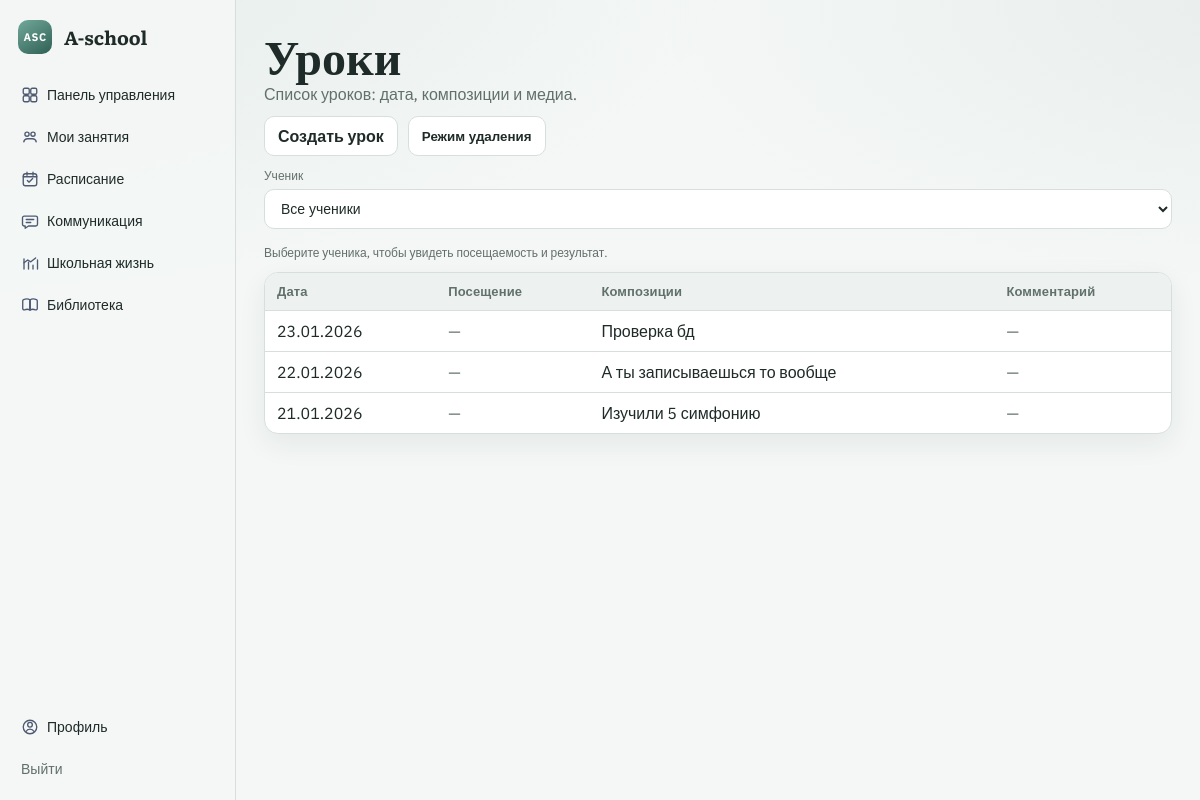
The app's page /lessons/ (signed in) with its own data.
### apps/accounts/models.py (models this page shows, shortened)
class Profile(models.Model):
    class Role(models.TextChoices):
        ADMIN = "ADMIN", "Администратор"
        TEACHER = "TEACHER", "Преподаватель"
        STUDENT = "STUDENT", "Ученик"
        PARENT = "PARENT", "Родитель"
    class Cycle(models.TextChoices):
        GENERAL = "GENERAL", "Общий"
        ACCELERATED = "ACCELERATED", "Ускоренный"
        EXTRA = "EXTRA", "Дополнительный"
    user = models.OneToOneField(settings.AUTH_USER_MODEL, on_delete=models.CASCADE, related_name="profile")
    role = models.CharField(max_length=16, choices=Role.choices)
    cycle = models.CharField(max_length=16, choices=Cycle.choices, default=Cycle.GENERAL)
    school_grade = models.CharField(max_length=20, blank=True, default="")

### apps/lessons/models.py (models this page shows, shortened)
class Lesson(models.Model):
    course = models.ForeignKey(Course, on_delete=models.CASCADE, related_name="lessons")
    date = models.DateField()
    topic = models.CharField(max_length=200)
    created_by = models.ForeignKey(settings.AUTH_USER_MODEL, on_delete=models.CASCADE, related_name="created_lessons")
    attachment = models.FileField(upload_to="lessons/", blank=True, null=True)
    class Meta:
        ordering = ("-date", "-id")

### apps/lessons/views.py (the view, shortened to what this page needs)
# urls.py: path("lessons/", lesson_list, name="lesson_list"),
@login_required
def lesson_list(request):
    role = request.user.profile.role
    course_id = request.GET.get("course")
    student_id = request.GET.get("student")
    no_class_message = ""
    select_mode = request.GET.get("select") == "1"
    if role != Profile.Role.ADMIN:
        class_resolution = get_user_single_class(request.user)
        if class_resolution.status == "none":
            no_class_message = "Класс не назначен. Обратитесь к администратору."
        elif class_resolution.status == "single":
            course_id = str(class_resolution.course.id)
    students = []
    selected_student = None
    user_model = get_user_model()
    if no_class_message:
        lessons_qs = Lesson.objects.none()
    elif role == Profile.Role.ADMIN:
        lessons_qs = Lesson.objects.all().select_related("course", "created_by")
        student_ids = Enrollment.objects.values_list("student_id", flat=True).distinct()
        students = list(
            user_model.objects.filter(id__in=student_ids).select_related("profile").order_by("first_name", "last_name", "username")
        )
    if course_id:
        lessons_qs = lessons_qs.filter(course_id=course_id)
    if student_id:
        selected_student = get_object_or_404(user_model, id=student_id)
        entries_qs = LessonStudent.objects.filter(student_id=student_id, lesson__in=lessons_qs).select_related(
            "lesson", "lesson__course"
        )
        reports = (
            LessonReport.objects.filter(lesson__in=lessons_qs)
            .filter(Q(student_id=student_id) | Q(student__isnull=True))
            .order_by("-created_at")
        )
        student_report_map = {}
        general_report_map = {}
        for report in reports:
            if report.student_id == int(student_id):
                student_report_map.setdefault(report.lesson_id, report.text)
            elif report.student_id is None:
                general_report_map.setdefault(report.lesson_id, report.text)
        rows = [
            {
                "lesson": entry.lesson,
                "attendance": entry.attended,
                "result": _plays_to_summary(_parse_play_entries(entry.result))
                or student_report_map.get(entry.lesson_id)
                or general_report_map.get(entry.lesson_id)
                or "",
                "can_delete": _can_delete_lesson(request.user, role, entry.lesson),
            }
            for entry in entries_qs.order_by("-lesson__date", "-lesson_id")
        ]
    else:
        ordered_lessons = list(lessons_qs.order_by("-date", "-id"))
        lesson_entries = (
            LessonStudent.objects.filter(lesson__in=ordered_lessons)
            .select_related("lesson")
            .order_by("lesson_id", "id")
        )
        summary_by_lesson = {}
        for entry in lesson_entries:
            if entry.lesson_id in summary_by_lesson:
                continue
            summary = _plays_to_summary(_parse_play_entries(entry.result))
            if summary:
                summary_by_lesson[entry.lesson_id] = summary
        rows = [
            {
                "lesson": lesson,
                "attendance": None,
                "result": summary_by_lesson.get(lesson.id, ""),
                "can_delete": _can_delete_lesson(request.user, role, lesson),
            }
            for lesson in ordered_lessons
        ]
    base_url = _build_lessons_url(course_id=course_id, student_id=student_id)
    select_url = f"{base_url}{'&' if '?' in base_url else '?'}select=1"
    return render(
        request,
        "lessons/lesson_list.html",
        {
            "lessons": rows,
            "course_id": course_id,
            "students": students,
            "student_id": str(student_id) if student_id else "",
            "selected_student": selected_student,
            "no_class_message": no_class_message,
            "can_bulk_delete": role in (Profile.Role.TEACHER, Profile.Role.ADMIN),
            "select_mode": select_mode,
            "select_url": select_url,
            "cancel_select_url": base_url,
        },
    )

### apps/lessons/views.py (called while the page is built, shortened)
def _can_delete_lesson(user, role: str, lesson: Lesson) -> bool:
    if role == Profile.Role.ADMIN:
        return True
    if role != Profile.Role.TEACHER:
        return False
    return lesson.created_by_id == user.id or lesson.course.teacher_id == user.id

def _build_lessons_url(*, course_id, student_id):
    params = {}
    if course_id:
        params["course"] = course_id
    if student_id:
        params["student"] = student_id
    return f"/lessons/?{urlencode(params)}" if params else "/lessons/"

def _parse_play_entries(raw_result: str) -> list[dict]:
    value = (raw_result or "").strip()
    if not value.startswith(PLAYS_PREFIX):
        return []

def _plays_to_summary(plays: list[dict]) -> str:
    if not plays:
        return ""
    return "; ".join(
        f"{play['name']}{' ✓' if play.get('completed') else ''}" for play in plays
    )

### templates/lessons/lesson_list.html (shortened to what this page needs)
{% extends "base.html" %}
{% block content %}
  <h1>Уроки</h1>
  <p class="muted">Список уроков: дата, композиции и медиа.</p>
  {% if user.profile.role == "TEACHER" or user.profile.role == "ADMIN" %}
    <div id="lessons-delete-root" style="display: flex; gap: 10px; flex-wrap: wrap; margin-bottom: 12px;">
      {% if user.profile.role == "ADMIN" %}
        <a class="btn" href="/lessons/create/">Создать урок</a>
      {% else %}
        <a class="btn" href="/teacher/class/">Выбрать ученика</a>
      {% endif %}
      {% if can_bulk_delete %}
        <button class="btn" type="button" data-delete-toggle>Режим удаления</button>
      {% endif %}
    </div>
  {% endif %}
  {% if students %}
    <form method="get" class="form-row" style="margin-bottom: 16px;">
      <label class="muted small" for="student">Ученик</label>
      <select id="student" name="student" class="input" onchange="this.form.submit()">
        {% if user.profile.role != "STUDENT" %}
          <option value="">Все ученики</option>
        {% endif %}
      </select>
    </form>
  {% endif %}
  {% if not lessons %}
    <p class="muted">Пока нет уроков.</p>
  {% else %}
    {% if not student_id %}
      <p class="muted small">Выберите ученика, чтобы увидеть посещаемость и результат.</p>
    {% elif selected_student %}
      <p class="muted small">
        Ученик: {{ selected_student.get_full_name|default:"Без имени" }} · Цикл: {{ selected_student.profile.get_cycle_display }}
      </p>
    {% endif %}
    <div class="table-wrap">
      <table class="table">
        <thead>
          <tr>
            <th>Дата</th>
            <th>Посещение</th>
            <th>Композиции</th>
            <th>Комментарий</th>
          </tr>
        </thead>
        <tbody>
          {% for l in lessons %}
            <tr>
              <td>{{ l.lesson.date|date:"d.m.Y" }}</td>
              <td>
                {% if l.attendance == None %}
                  <span class="muted">—</span>
                {% elif l.attendance %}
                  <span class="tag">✓</span>
                {% else %}
                  <span class="tag">✕</span>
                {% endif %}
              </td>
              <td><a href="/lessons/{{ l.lesson.id }}/">{{ l.lesson.topic }}</a></td>
              <td>
                {% if l.result %}
                  {{ l.result }}
                {% else %}
                  <span class="muted">—</span>
                {% endif %}
              </td>
            </tr>
          {% endfor %}
        </tbody>
      </table>
    </div>
  {% endif %}
{% endblock %}

### static/css/main.css (style rules this page uses)
:root { --bg: #f4f7f6; --bg-soft: #edf2f0; --surface: #ffffff; --surface-alt: #f8faf9; --line: #d7dfdc; --text: #1f2b28; --muted: #62706b; --accent: #4f8a7c; --accent-strong: #2f5f54; --ok: #2f7a64; --error: #9a5959; --radius: 14px; --shadow: 0 10px 28px rgba(23, 41, 35, 0.07); }
* { box-sizing: border-box; }
body { margin: 0; min-height: 100vh; font-family: "IBM Plex Sans", "Trebuchet MS", "Helvetica Neue", sans-serif; color: var(--text); background: radial-gradient(1200px 500px at -8% -6%, rgba(79, 138, 124, 0.1), transparent 70%), radial-gradient(900px 420px at 106% 0%, rgba(47, 95, 84, 0.06), transparent 70%), var(--bg); }
a { color: var(--text); text-decoration: none; }
h1, h2 { font-family: "Literata", Georgia, serif; color: var(--text); }
h1 { margin: 0 0 4px; font-size: 48px; line-height: 1.05; }
p { margin: 0 0 12px; }
.card, .panel, .table-wrap, .stat-card, .student-card, .week-column, .announcement-card, .resource-card, .chat-panel, .chat-list { background: var(--surface); border: 1px solid var(--line); border-radius: var(--radius); box-shadow: var(--shadow); }
.form-row { display: grid; gap: 6px; }
label { color: var(--muted); font-size: 14px; }
.input, input, textarea, select { width: 100%; border: 1px solid var(--line); border-radius: 10px; background: var(--surface); color: var(--text); padding: 10px 12px; outline: none; font-size: 14px; }
.btn { border: 1px solid var(--line); border-radius: 10px; background: var(--surface); color: var(--text); padding: 9px 13px; cursor: pointer; font-weight: 600; }
.muted { color: var(--muted); }
.small { font-size: 12px; }
.table-wrap { overflow-x: auto; }
.table { width: 100%; border-collapse: collapse; }
.table th, .table td { padding: 10px 12px; border-bottom: 1px solid var(--line); vertical-align: top; }
.table th { color: var(--muted); background: var(--bg-soft); text-align: left; font-size: 13px; letter-spacing: 0.01em; }
.table tr:last-child td { border-bottom: none; }
.card, .panel, .table-wrap, .stat-card, .student-card, .week-column, .announcement-card, .resource-card, .chat-panel, .chat-list { animation: fadeUp 0.34s ease both; }

### records on screen
Lesson: lesson "23.01.2026", lesson.topic "Проверка бд"
Lesson: lesson "22.01.2026", lesson.topic "А ты записываешься то вообще"
Lesson: lesson "21.01.2026", lesson.topic "Изучили 5 симфонию"
